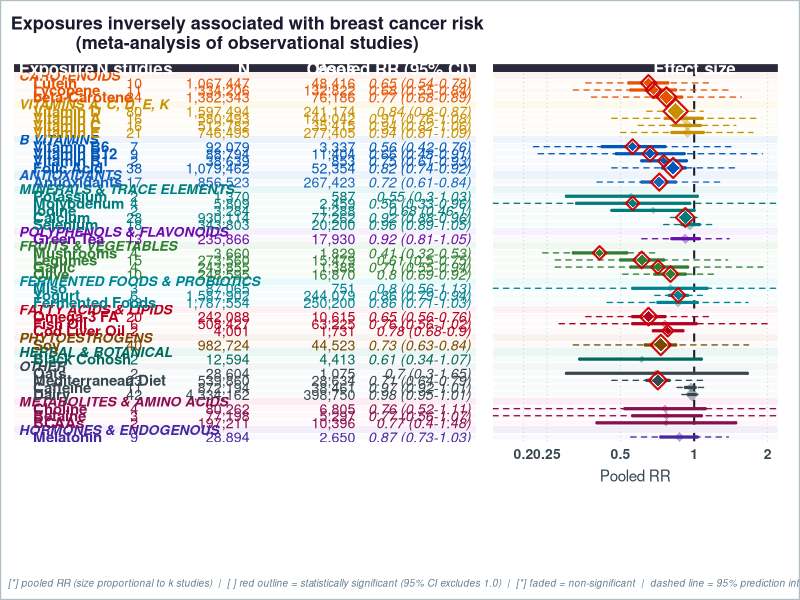
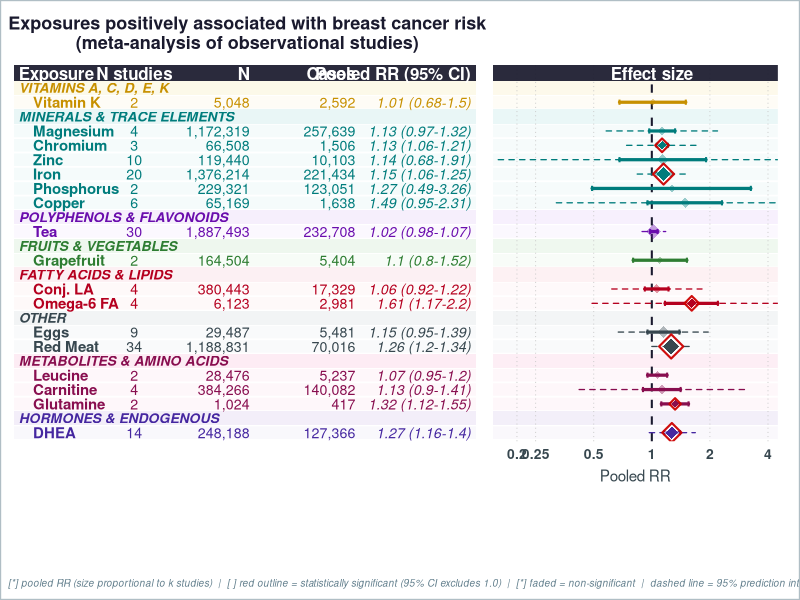
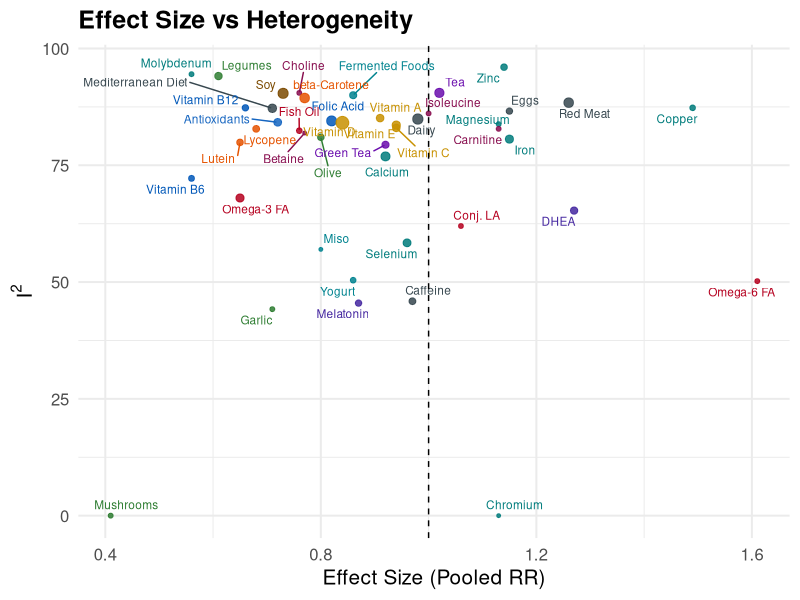
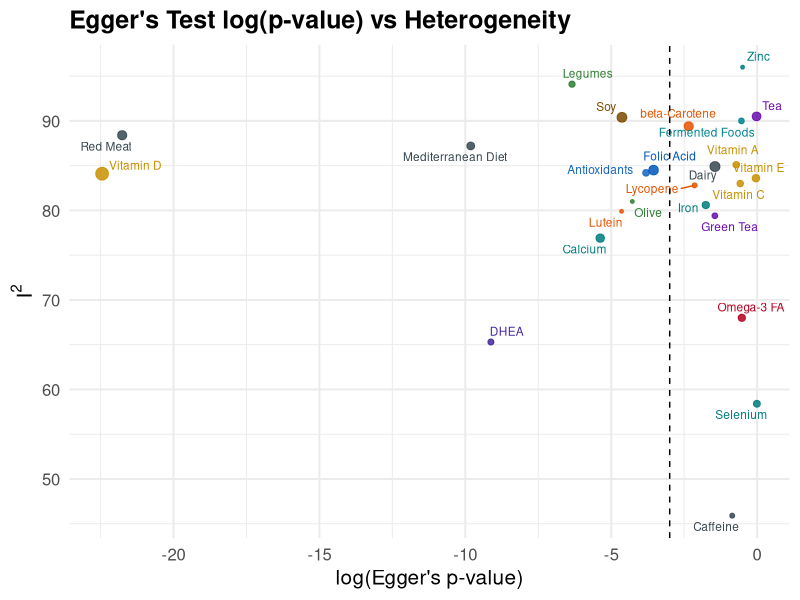

The R script that drew these images, in order:
# =============================================================================
# Combined analysis plots — Forest plots + Scatter diagnostic plots
# Data: exposures_meta_analysis_final_combined.xlsx
# =============================================================================
script_arg <- grep("^--file=", commandArgs(trailingOnly = FALSE), value = TRUE)
if (length(script_arg) == 1) {
  setwd(dirname(normalizePath(sub("^--file=", "", script_arg))))
}
library(tidyverse)
library(scales)
library(readxl)
library(stringr)
library(cowplot)
library(ggtext)
library(ggrepel)
library(patchwork)

for (pkg in c("ggtext", "cowplot", "ggrepel", "patchwork")) {
  if (!requireNamespace(pkg, quietly = TRUE)) install.packages(pkg)
}

output_dir <- "."
dir.create(output_dir, showWarnings = FALSE, recursive = TRUE)

# =============================================================================
# 1. Read & clean data
# ============================================================================= View(dat_clean)

raw <- read_excel("exposures_meta_analysis_final_combined.xlsx")

# Standardise column names
names(raw) <- c(
  "Exposure", "n_studies", "pooled_es_num",
  "ci_low", "ci_high",
  "pi_low", "pi_high",
  "I2", "eggers_p",
  "Total_N", "N_cases"
)

dat_clean <- raw %>%
  mutate(
    # Reconstruct a display string  "OR (low–high)" for the table column
    pooled_ci_lab = paste0(
      pooled_es_num,
      " (", ci_low, "-", ci_high, ")"
    ),
    N_lab     = comma(Total_N),
    Cases_lab = comma(N_cases),
    sig = ifelse((ci_high < 1 | ci_low > 1), "Significant", "Not significant"),
    direction = case_when(
      pooled_es_num < 1 ~ "Protective",
      pooled_es_num > 1 ~ "Harmful",
      TRUE              ~ "Neutral"
    )
  )

# =============================================================================
# 2. Group mapping, order & colour palettes  (unchanged from original)
# =============================================================================

group_map <- tribble(
  ~Exposure,                  ~Group,
  "eggs",                     "Other",
  "dairy",                    "Other",
  "red_meat",             "Other",
  "fermented_foods",          "Fermented Foods & Probiotics",
  "skyr",                     "Fermented Foods & Probiotics",
  "hemp_seeds",               "Fatty Acids & Lipids",
  "kefir",                    "Fermented Foods & Probiotics",
  "legumes",                  "Fruits & Vegetables",
  "chia_seeds",               "Fatty Acids & Lipids",
  "oats",                     "Other",
  "flax",                     "Phytoestrogens",
  "vitamin_b2",               "B Vitamins",
  "cesium",                   "Minerals & Trace Elements",
  "quercetin",                "Polyphenols & Flavonoids",
  "vitamin_b6",               "B Vitamins",
  "fish_oil",                 "Fatty Acids & Lipids",
  "grape",                    "Fruits & Vegetables",
  "lutein",                   "Carotenoids",
  "molybdenum",               "Minerals & Trace Elements",
  "garlic",                   "Fruits & Vegetables",
  "lycopene",                 "Carotenoids",
  "soy",                      "Phytoestrogens",
  "pantothenic_acid",         "B Vitamins",
  "resveratrol",              "Polyphenols & Flavonoids",
  "vitamin_a",                "Vitamins A, C, D, E, K",
  "vitamin_b1",               "B Vitamins",
  "mediterranean_diet",       "Other",
  "cod_liver_oil",            "Fatty Acids & Lipids",
  "antioxidants",             "Antioxidants",
  "betaine",                  "Metabolites & Amino Acids",
  "beta-carotene",            "Carotenoids",
  "choline",                  "Metabolites & Amino Acids",
  "magnesium",                "Minerals & Trace Elements",
  "olive",                    "Fruits & Vegetables",
  "vitamin_c",                "Vitamins A, C, D, E, K",
  "flaxseed",                 "Phytoestrogens",
  "iodine",                   "Minerals & Trace Elements",
  "green_tea",                "Polyphenols & Flavonoids",
  "mushrooms",                "Fruits & Vegetables",
  "calcium",                  "Minerals & Trace Elements",
  "copper",                   "Minerals & Trace Elements",
  "folic_acid",               "B Vitamins",
  "selenium",                 "Minerals & Trace Elements",
  "potassium",                "Minerals & Trace Elements",
  "vitamin_b12",              "B Vitamins",
  "tea",                      "Polyphenols & Flavonoids",
  "mineral_supplements",      "Minerals & Trace Elements",
  "papaya",                   "Fruits & Vegetables",
  "bcaas",                    "Metabolites & Amino Acids",
  "vitamin_e",                "Vitamins A, C, D, E, K",
  "vitamin_d",                "Vitamins A, C, D, E, K",
  "omega-3_fatty_acids",      "Fatty Acids & Lipids",
  "caffeine",                 "Other",
  "alcohol",                  "Other",
  "leucine",                  "Metabolites & Amino Acids",
  "iron",                     "Minerals & Trace Elements",
  "isoleucine",               "Metabolites & Amino Acids",
  "protein_intake",           "Metabolites & Amino Acids",
  "conjugated_linoleic_acid", "Fatty Acids & Lipids",
  "grapefruit",               "Fruits & Vegetables",
  "creatine",                 "Metabolites & Amino Acids",
  "chromium",                 "Minerals & Trace Elements",
  "glutamine",                "Metabolites & Amino Acids",
  "melatonin",                "Hormones & Endogenous",
  "vitamin_k",                "Vitamins A, C, D, E, K",
  "zinc",                     "Minerals & Trace Elements",
  "carnitine",                "Metabolites & Amino Acids",
  "dehydroepiandrosterone",   "Hormones & Endogenous",
  "cannabidiol",              "Herbal & Botanical",
  "phosphorus",               "Minerals & Trace Elements",
  "ginseng",                  "Herbal & Botanical",
  "vitamin_b3",               "B Vitamins",
  "omega-6_fatty_acids",      "Fatty Acids & Lipids",
  "ginkgo",                   "Herbal & Botanical",
  "coenzyme_q10",             "Antioxidants",
  "sauerkraut",               "Fermented Foods & Probiotics",
  "red_clover",               "Phytoestrogens",
  "black_cohosh",             "Herbal & Botanical",
  "n-acetylcysteine",         "Antioxidants",
  "miso",                     "Fermented Foods & Probiotics",
  "manganese",                "Minerals & Trace Elements",
  "yogurt",                   "Fermented Foods & Probiotics",
  "glucosamine",              "Metabolites & Amino Acids",
  "sage",                     "Herbal & Botanical",
  "pickled_vegetables",       "Fermented Foods & Probiotics",
  "lactobacillus",            "Fermented Foods & Probiotics"
)

group_order <- c(
  "Carotenoids",
  "Vitamins A, C, D, E, K",
  "B Vitamins",
  "Antioxidants",
  "Minerals & Trace Elements",
  "Polyphenols & Flavonoids",
  "Fruits & Vegetables",
  "Fermented Foods & Probiotics",
  "Fatty Acids & Lipids",
  "Phytoestrogens",
  "Herbal & Botanical",
  "Other",
  "Metabolites & Amino Acids",
  "Hormones & Endogenous"
)

group_colors <- c(
  "B Vitamins"               = "#0057B8",
  "Carotenoids"              = "#E55300",
  "Minerals & Trace Elements"= "#007C7C",
  "Fruits & Vegetables"      = "#2E7D32",
  "Vitamins A, C, D, E, K"     = "#C79000",
  "Polyphenols & Flavonoids" = "#6A0DAD",
  "Fermented Foods & Probiotics" = "#00838F",
  "Fatty Acids & Lipids"     = "#B5001F",
  "Phytoestrogens"           = "#7B4A00",
  "Other"                    = "#37474F",
  "Herbal & Botanical"       = "#00695C",
  "Metabolites & Amino Acids"= "#880E4F",
  "Hormones & Endogenous"    = "#4527A0",
  "Antioxidants"             = "#1565C0"
)

group_bg <- c(
  "B Vitamins"               = "#E3EEFA",
  "Carotenoids"              = "#FDEEE6",
  "Minerals & Trace Elements"= "#DFF2F2",
  "Fruits & Vegetables"      = "#E6F4E6",
  "Vitamins A, C, D, E, K"     = "#FBF6E0",
  "Polyphenols & Flavonoids" = "#F2E8FB",
  "Fermented Foods & Probiotics" = "#E0F7FA",
  "Fatty Acids & Lipids"     = "#FBEAED",
  "Phytoestrogens"           = "#F5EDE6",
  "Other"                    = "#ECEFF1",
  "Herbal & Botanical"       = "#E0F2EF",
  "Metabolites & Amino Acids"= "#FCE4EF",
  "Hormones & Endogenous"    = "#EDE7F6",
  "Antioxidants"             = "#E3EEF9"
)

missing_group_map <- setdiff(unique(dat_clean$Exposure), group_map$Exposure)
if (length(missing_group_map) > 0) {
  stop(
    "Missing exposure group mapping for: ",
    paste(sort(missing_group_map), collapse = ", ")
  )
}

# =============================================================================
# 3. Helper: pretty exposure labels
# =============================================================================

prettify_exposure <- function(x) {
  x %>%
    str_replace_all("_", " ") %>%
    str_to_title() %>%
    str_replace("Bcaas",                   "BCAAs") %>%
    str_replace("Beta-Carotene",            "beta-Carotene") %>%
    str_replace("Omega-3 Fatty Acids",      "Omega-3 FA") %>%
    str_replace("Omega-6 Fatty Acids",      "Omega-6 FA") %>%
    str_replace("Conjugated Linoleic Acid", "Conj. LA") %>%
    str_replace("Mineral Supplements",      "Minerals") %>%
    str_replace("Dehydroepiandrosterone",   "DHEA")
}

# =============================================================================
# 4. Forest plot helpers  (identical logic to original)
# =============================================================================

prepare_dat <- function(dat_clean, dir) {
  dat_clean %>%
    filter(n_studies > 1) %>%
    left_join(group_map, by = "Exposure") %>%
    mutate(
      Group          = replace_na(Group, "Other"),
      Exposure_label = prettify_exposure(Exposure),
      Group          = factor(Group, levels = group_order)
    ) %>%
    filter(direction == dir) %>%
    arrange(Group, pooled_es_num) %>%
    mutate(row = row_number())
}

build_plot_rows <- function(df) {
  groups_present <- df %>%
    group_by(Group) %>%
    summarise(n = n(), .groups = "drop") %>%
    arrange(match(Group, c(group_order, "Other")))
  
  plot_row   <- integer(nrow(df))
  label_rows <- list()
  current_row <- 1
  
  for (i in seq_len(nrow(groups_present))) {
    grp   <- as.character(groups_present$Group[i])
    n_grp <- groups_present$n[i]
    
    label_rows[[i]] <- tibble(plot_row = current_row, Group = grp, is_label = TRUE)
    current_row <- current_row + 1
    
    idx <- which(as.character(df$Group) == grp)
    plot_row[idx] <- seq(current_row, current_row + n_grp - 1)
    current_row <- current_row + n_grp
  }
  
  df$plot_row <- plot_row
  list(df = df, labels = bind_rows(label_rows), total_rows = current_row - 1)
}

# ---- Table panel ----
make_table_panel <- function(df, label_df, total_rows, title_text, fs = 3.8) {
  header_y <- 0
  y_lim    <- c(total_rows + 0.6, -0.65)
  
  ggplot() +
    geom_rect(data = df,
              aes(ymin = plot_row - 0.5, ymax = plot_row + 0.5,
                  xmin = -0.05, xmax = 4.75, fill = as.character(Group)),
              alpha = 0.30, inherit.aes = FALSE) +
    scale_fill_manual(values = group_bg, guide = "none") +
    geom_hline(yintercept = seq(0.5, total_rows + 0.5, 1),
               color = "white", linewidth = 0.6) +
    geom_rect(data = label_df,
              aes(ymin = plot_row - 0.5, ymax = plot_row + 0.5,
                  xmin = -0.05, xmax = 4.75, fill = Group),
              alpha = 0.70, inherit.aes = FALSE) +
    geom_text(data = label_df,
              aes(x = 0.0, y = plot_row, label = toupper(Group), color = Group),
              hjust = 0, size = fs - 0.3, fontface = "bold.italic", inherit.aes = FALSE) +
    scale_color_manual(values = group_colors, guide = "none") +
    geom_text(data = df,
              aes(x = 0.15, y = plot_row, label = Exposure_label,
                  color = as.character(Group)),
              hjust = 0, size = fs, fontface = "bold", inherit.aes = FALSE) +
    geom_text(data = df,
              aes(x = 1.2, y = plot_row, label = as.character(n_studies),
                  color = as.character(Group)),
              hjust = 0.5, size = fs - 0.2, inherit.aes = FALSE) +
    geom_text(data = df,
              aes(x = 2.4, y = plot_row, label = N_lab,
                  color = as.character(Group)),
              hjust = 1, size = fs - 0.2, inherit.aes = FALSE) +
    geom_text(data = df,
              aes(x = 3.5, y = plot_row, label = Cases_lab,
                  color = as.character(Group)),
              hjust = 1, size = fs - 0.2, inherit.aes = FALSE) +
    geom_text(data = df,
              aes(x = 4.7, y = plot_row, label = pooled_ci_lab,
                  color = as.character(Group)),
              hjust = 1, size = fs - 0.2, fontface = "italic", inherit.aes = FALSE) +
    annotate("rect",
             xmin = -0.05, xmax = 4.75, ymin = -0.60, ymax = 0.50,
             fill = "#1A1A2E", alpha = 0.93) +
    annotate("text", x = 0.0, y = header_y, label = "Exposure",
             hjust = 0, fontface = "bold", size = fs + 0.5, color = "white") +
    annotate("text", x = 1.2, y = header_y, label = "N studies",
             hjust = 0.5, fontface = "bold", size = fs + 0.5, color = "white") +
    annotate("text", x = 2.4, y = header_y, label = "N",
             hjust = 1, fontface = "bold", size = fs + 0.5, color = "white") +
    annotate("text", x = 3.5, y = header_y, label = "Cases",
             hjust = 1, fontface = "bold", size = fs + 0.5, color = "white") +
    annotate("text", x = 4.7, y = header_y, label = "Pooled RR (95% CI)",
             hjust = 1, fontface = "bold", size = fs + 0.5, color = "white") +
    scale_x_continuous(limits = c(-0.05, 4.8), expand = c(0, 0)) +
    scale_y_continuous(limits = y_lim, trans = "reverse", expand = c(0, 0)) +
    labs(title = title_text) +
    theme_void() +
    theme(
      plot.title      = element_text(face = "bold", hjust = 0.5, size = 13,
                                     color = "#1A1A2E", margin = margin(b = 8, t = 4)),
      plot.background = element_rect(fill = "white", color = NA),
      plot.margin     = margin(8, 4, 8, 10)
    )
}

# ---- Forest panel ----
make_forest_panel <- function(df, label_df, total_rows, xlim_max = 2.5, fs = 3.8) {
  header_y <- 0
  y_lim    <- c(total_rows + 0.6, -0.65)
  # Forest panel x-axis settings
  xlim_min <- 0.15
  x_breaks_all <- c(0.2, 0.25, 0.5, 1, 2, 4)
  x_breaks <- x_breaks_all[x_breaks_all >= xlim_min & x_breaks_all <= xlim_max]
  ggplot() +
    geom_rect(data = df,
              aes(ymin = plot_row - 0.5, ymax = plot_row + 0.5,
                  xmin = xlim_min, xmax = xlim_max, fill = as.character(Group)),
              alpha = 0.28, inherit.aes = FALSE) +
    scale_fill_manual(values = group_bg, guide = "none") +
    geom_hline(yintercept = seq(0.5, total_rows + 0.5, 1),
               color = "white", linewidth = 0.6) +
    geom_rect(data = label_df,
              aes(ymin = plot_row - 0.5, ymax = plot_row + 0.5,
                  xmin = xlim_min, xmax = xlim_max, fill = Group),
              alpha = 0.65, inherit.aes = FALSE) +
    geom_vline(xintercept = x_breaks[x_breaks != 1],
               color = "grey78", linewidth = 0.3, linetype = "dotted") +
    geom_vline(xintercept = 1,
               linetype = "dashed", linewidth = 0.7, color = "#1A1A2E") +
    # CI whiskers
    # CI whisker (main horizontal line)
    geom_segment(data = df,
                 aes(x    = pmax(ci_low,  xlim_min),
                     xend = pmin(ci_high, xlim_max),
                     y = plot_row, yend = plot_row,
                     color = as.character(Group)),
                 linewidth = 1.1, lineend = "round", inherit.aes = FALSE) +
    
    # Left end-cap tick — only draw if ci_low is within range
    geom_segment(data = df %>% filter(ci_low >= xlim_min),
                 aes(x = ci_low, xend = ci_low,
                     y = plot_row - 0.18, yend = plot_row + 0.18,
                     color = as.character(Group)),
                 linewidth = 0.7, inherit.aes = FALSE) +
    
    # Right end-cap tick — only draw if ci_high is within range
    geom_segment(data = df %>% filter(ci_high <= xlim_max),
                 aes(x = ci_high, xend = ci_high,
                     y = plot_row - 0.18, yend = plot_row + 0.18,
                     color = as.character(Group)),
                 linewidth = 0.7, inherit.aes = FALSE) +
    # Prediction interval whiskers (dashed, thinner) — only where available
    geom_segment(data = df %>% filter(!is.na(pi_low) & !is.na(pi_high)),
                 aes(x = pmax(pi_low, xlim_min), xend = pmin(pi_high, xlim_max),
                     y = plot_row, yend = plot_row,
                     color = as.character(Group)),
                 linewidth = 0.45, linetype = "dashed",
                 lineend = "round", inherit.aes = FALSE) +
    # Non-significant diamonds
    geom_point(data = df %>% filter(sig == "Not significant"),
               aes(x = pooled_es_num, y = plot_row,
                   color = as.character(Group), size = n_studies),
               shape = 18, alpha = 0.38, inherit.aes = FALSE) +
    # Significant: white halo + coloured diamond + red outline
    geom_point(data = df %>% filter(sig == "Significant"),
               aes(x = pooled_es_num, y = plot_row, size = n_studies * 1.9),
               shape = 18, color = "white", alpha = 0.55, inherit.aes = FALSE) +
    geom_point(data = df %>% filter(sig == "Significant"),
               aes(x = pooled_es_num, y = plot_row,
                   color = as.character(Group), size = n_studies),
               shape = 18, alpha = 1.0, inherit.aes = FALSE) +
    geom_point(data = df %>% filter(sig == "Significant"),
               aes(x = pooled_es_num, y = plot_row, size = n_studies * 0.9),
               shape = 5, color = "#CC0000", stroke = 1.1, alpha = 0.95,
               inherit.aes = FALSE) +
    # Header bar
    annotate("rect",
             xmin = xlim_min, xmax = xlim_max, ymin = -0.60, ymax = 0.50,
             fill = "#1A1A2E", alpha = 0.93) +
    annotate("text", x = 1, y = header_y, label = "Effect size", hjust = 0.5,
             fontface = "bold", size = fs + 0.5, color = "white") +
    scale_x_log10(
      limits = c(xlim_min, xlim_max),
      breaks = x_breaks,
      labels = as.character(x_breaks),
      expand = c(0, 0)
    )+
    scale_y_continuous(limits = y_lim, trans = "reverse", expand = c(0, 0)) +
    scale_color_manual(
      values = group_colors,
      name   = "Exposure group",
      guide  = guide_legend(
        ncol           = 5,
        override.aes   = list(shape = 15, size = 4.8, alpha = 1),
        title.position = "top",
        title.hjust    = 0,
        byrow          = TRUE
      )
    ) +
    scale_size_continuous(range = c(2.0, 6.5), guide = "none") +
    labs(x = "Pooled RR", y = NULL) +
    theme_minimal(base_size = 11) +
    theme(
      axis.text.y      = element_blank(),
      axis.ticks.y     = element_blank(),
      axis.text.x      = element_text(size = 10, color = "#37474F", face = "bold"),
      axis.title.x     = element_text(size = 11, color = "#37474F", margin = margin(t = 6)),
      panel.grid       = element_blank(),
      legend.position  = "bottom",
      legend.text      = element_text(size = 8.2,  color = "#1A1A2E"),
      legend.title     = element_text(size = 9.2, color = "#1A1A2E", face = "bold"),
      legend.key.size  = unit(0.48, "cm"),
      legend.spacing.x = unit(0.28, "cm"),
      legend.margin    = margin(t = 2, r = 0, b = 2, l = 0),
      plot.background  = element_rect(fill = "white", color = NA),
      plot.margin      = margin(8, 16, 8, 2)
    )
}

# ---- Caption ----
make_caption <- function(direction) {
  side <- if (direction == "Protective") {
    "RR < 1 = inversely associated with breast cancer risk."
  } else {
    "RR > 1 = positively associated with breast cancer risk."
  }
  paste0(
    "[*] pooled RR (size proportional to k studies)  |  ",
    "[ ] red outline = statistically significant (95% CI excludes 1.0)  |  ",
    "[*] faded = non-significant  |  dashed line = 95% prediction interval  |  "
  )
}

# ---- Compose & save ----
save_forest_figure <- function(direction, title_text, xlim_max, filename) {
  output_path <- file.path(output_dir, filename)
  df_raw     <- prepare_dat(dat_clean, direction)
  built      <- build_plot_rows(df_raw)
  df         <- built$df
  label_df   <- built$labels
  total_rows <- built$total_rows
  
  tbl        <- make_table_panel(df, label_df, total_rows, title_text)
  fst        <- make_forest_panel(df, label_df, total_rows, xlim_max)
  legend_grob <- get_legend(fst)
  fst_no_leg  <- fst + theme(legend.position = "none")
  
  caption_grob <- ggdraw() +
    draw_label(make_caption(direction),
               x = 0.01, hjust = 0, size = 7.2,
               color = "#607D8B", fontface = "italic")
  
  combined <- plot_grid(
    plot_grid(tbl, fst_no_leg,
              ncol = 2, rel_widths = c(1.55, 1),
              align = "h", axis = "tb"),
    legend_grob,
    caption_grob,
    ncol        = 1,
    rel_heights = c(1, 0.14, 0.07)
  )
  
  final <- ggdraw(combined) +
    draw_line(x = c(0, 1, 1, 0, 0),
              y = c(0, 0, 1, 1, 0),
              color = "#B0BEC5", linewidth = 0.8)
  
  ggsave(output_path,
         plot = final, width = 297, height = 250,
         units = "mm", device = "pdf", dpi = 300)
  message("Saved: ", output_path)
  invisible(final)
}

# =============================================================================
# 5. Scatter / diagnostic plots  (Plot.R style, adapted for new columns)
#    Two separate functions — one per plot
# =============================================================================

# Shared helper: build the filtered + labelled data frame
build_scatter_df <- function(dat_clean, min_studies = 3) {
  dat_clean %>%
    filter(n_studies >= min_studies) %>%
    left_join(group_map, by = "Exposure") %>%
    mutate(
      Group          = replace_na(Group, "Other"),
      Group          = factor(Group, levels = group_order),
      exposure_label = prettify_exposure(Exposure),
      log_eggers_p   = log(eggers_p)   # natural log, same as original
    )
}

# ---- Plot 1: Effect Size vs I² ----
make_es_heterogeneity_plot <- function(dat_clean, min_studies = 3,
                                       filename = "plot_es_vs_heterogeneity.pdf") {
  output_path <- file.path(output_dir, filename)
  
  plot_df <- build_scatter_df(dat_clean, min_studies)
  
  p <- ggplot(plot_df,
              aes(x = pooled_es_num, y = I2, color = as.character(Group))) +
    geom_point(aes(size = n_studies), alpha = 0.85) +
    geom_text_repel(aes(label = exposure_label), size = 3, max.overlaps = 20) +
    geom_vline(xintercept = 1, linetype = "dashed") +
    scale_color_manual(values = group_colors, guide = "none") +
    scale_size_continuous(range = c(1, 4), name = "Number of studies") +
    labs(
      title = "Effect Size vs Heterogeneity",
      x     = "Effect Size (Pooled RR)",
      y     = expression(I^2)
    ) +
    theme_minimal(base_size = 15) +
    theme(
      legend.position = "none",
      plot.title      = element_text(face = "bold")
    )
  
  ggsave(output_path,
         plot = p, width = 210, height = 210,
         units = "mm", device = "pdf", dpi = 300)
  message("Saved: ", output_path)
  invisible(p)
}

# ---- Plot 2: log(Egger's p-value) vs I² ----
make_eggers_heterogeneity_plot <- function(dat_clean, min_studies = 10,
                                           filename = "plot_eggers_vs_heterogeneity.pdf") {
  output_path <- file.path(output_dir, filename)
  
  plot_df <- build_scatter_df(dat_clean, min_studies) %>%
    filter(!is.na(log_eggers_p), is.finite(log_eggers_p)) %>%
    droplevels()

  groups_present <- group_order[group_order %in% as.character(unique(plot_df$Group))]
  egger_group_colors <- group_colors[names(group_colors) %in% groups_present]

  # No exposure in these categories has at least 10 studies in the current data,
  # so their Egger-plot legend entries are intentionally omitted:
  # "Herbal & Botanical"        = "#00695C"
  # "Metabolites & Amino Acids" = "#880E4F"
  
  p <- ggplot(plot_df,
              aes(x = log_eggers_p, y = I2, color = as.character(Group))) +
    geom_point(aes(size = n_studies), alpha = 0.85) +
    geom_text_repel(aes(label = exposure_label), size = 3, max.overlaps = 20) +
    geom_vline(xintercept = log(0.05), linetype = "dashed") +   # log(0.05) ≈ -2.996
    scale_color_manual(values = egger_group_colors, breaks = groups_present,
                       drop = TRUE, guide = "none") +
    scale_size_continuous(range = c(1, 4), name = "Number of studies") +
    labs(
      title = "Egger's Test log(p-value) vs Heterogeneity",
      x     = "log(Egger's p-value)",
      y     = expression(I^2)
    ) +
    theme_minimal(base_size = 15) +
    theme(
      legend.position = "none",
      plot.title      = element_text(face = "bold")
    )
  
  ggsave(output_path,
         plot = p, width = 210, height = 210,
         units = "mm", device = "pdf", dpi = 300)
  message("Saved: ", output_path)
  invisible(p)
}

# =============================================================================
# 6. Render all figures
# =============================================================================

render_args <- commandArgs(trailingOnly = TRUE)
eggers_only <- "--eggers-only" %in% render_args

if (!eggers_only) {
  save_forest_figure(
    direction  = "Protective",
    title_text = "Exposures inversely associated with breast cancer risk\n(meta-analysis of observational studies)",
    xlim_max   = 2.2,
    filename   = "forest_protective.pdf"
  )

  save_forest_figure(
    direction  = "Harmful",
    title_text = "Exposures positively associated with breast cancer risk\n(meta-analysis of observational studies)",
    xlim_max   = 4.5,
    filename   = "forest_harmful.pdf"
  )

  make_es_heterogeneity_plot(
    dat_clean   = dat_clean,
    min_studies = 3,
    filename    = "plot_es_vs_heterogeneity.pdf"
  )
}

make_eggers_heterogeneity_plot(
  dat_clean   = dat_clean,
  min_studies = 10,
  filename    = "plot_eggers_vs_heterogeneity.pdf"
)

message(if (eggers_only) "Egger figure saved to: " else "All figures saved to: ", getwd())
